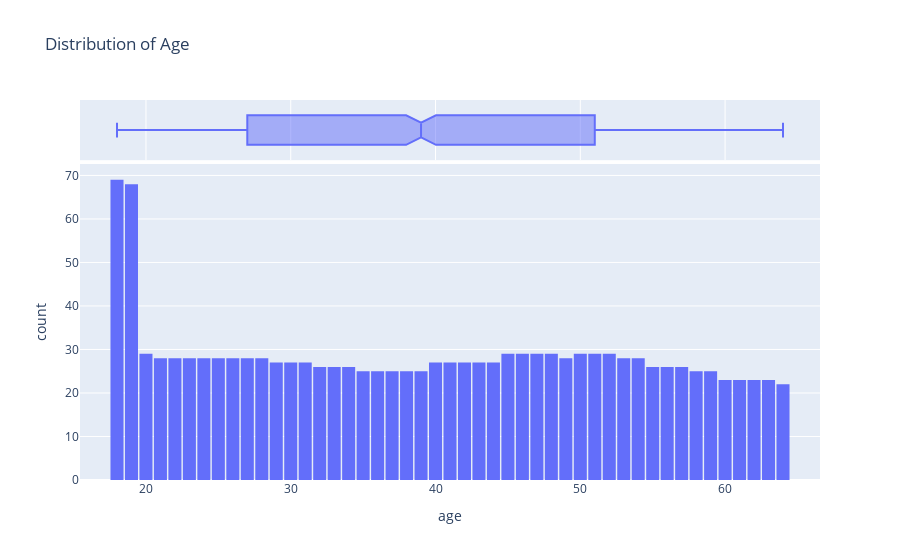

Notebook code for this chart:
### Code cell
fig = px.histogram(
    medical_df,
    marginal='box',
    x='age',
    nbins=47,
    title='Distribution of Age'
)
fig.update_layout(bargap=0.1)
fig.show()

### Figure 1 — Plotly figure (JSON) as saved in the notebook; plotly's stock layout.template omitted (floating-point values rounded to 4 significant figures; data arrays with more than 128 entries replaced by an {"elided": "..."} marker saying what was removed)
{"data": [{"alignmentgroup": "True", "bingroup": "x", "hovertemplate": "age=%{x}<br>count=%{y}<extra></extra>", "legendgroup": "", "marker": {"color": "#636efa", "pattern": {"shape": ""}}, "name": "", "nbinsx": 47, "offsetgroup": "", "orientation": "v", "showlegend": false, "type": "histogram", "x": {"elided": "1338 int values"}, "xaxis": "x", "yaxis": "y"}, {"alignmentgroup": "True", "hovertemplate": "age=%{x}<extra></extra>", "legendgroup": "", "marker": {"color": "#636efa"}, "name": "", "notched": true, "offsetgroup": "", "showlegend": false, "type": "box", "x": {"elided": "1338 int values"}, "xaxis": "x2", "yaxis": "y2"}], "layout": {"bargap": 0.1, "barmode": "relative", "legend": {"tracegroupgap": 0}, "title": {"text": "Distribution of Age"}, "xaxis": {"anchor": "y", "domain": [0, 1], "title": {"text": "age"}}, "xaxis2": {"anchor": "y2", "domain": [0, 1], "matches": "x", "showgrid": true, "showticklabels": false}, "yaxis": {"anchor": "x", "domain": [0, 0.8316], "title": {"text": "count"}}, "yaxis2": {"anchor": "x2", "domain": [0.8416, 1], "matches": "y2", "showgrid": false, "showline": false, "showticklabels": false, "ticks": ""}}}
